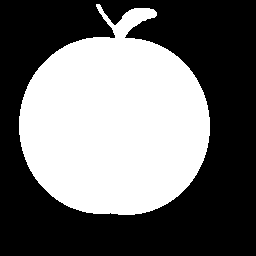
#> input picture Formes/apple-1.gif, 256 x 256 px
$ python generate_figures.py   (older library calls are emulated)
#> lines starting #> are read from the running program, lines starting #| are printed output that depends on the picture; after the words box and inside, x2 and y2 are one past the last pixel; in counts of white or black regions, pixels touching at a corner belong together
### visualize_results.py
"""
Visualization utilities for creating figures for the report.

This module provides functions to visualize features and results.
"""

import cv2
import numpy as np
import matplotlib.pyplot as plt
from pathlib import Path
import json
import os


def visualize_contour_extraction(image_path: str, output_path: str = None):
    """
    Visualize the contour extraction process.

    Args:
        image_path: Path to the image
        output_path: Optional path to save the figure
    """
#> called with image_path = 'Formes/apple-1.gif', output_path = 'figures/fig1_contour_apple.png'
    from feature_extraction.shape_features import find_largest_contour

    # Load image
    image = cv2.imread(image_path)
#> image is the input picture: shape (256, 256, 3); 43.2% white; 1 white region, box (x1, y1, x2, y2) and area: (19, 4, 210, 215) 28279
    if image is None:
        print(f"Failed to load image: {image_path}")
        return

    # Convert to grayscale
    gray = cv2.cvtColor(image, cv2.COLOR_BGR2GRAY)
#> gray: shape (256, 256); 43.2% white; 1 white region

    # Binary threshold
    _, binary = cv2.threshold(gray, 127, 255, cv2.THRESH_BINARY)

    # Find contour
    contour = find_largest_contour(image)
#> in find_largest_contour, `contours, _ = cv2.findContours(binary, cv2.RETR_EXTERNAL, cv2.CHAIN_AP..`: contours = 1 contour; box (x1, y1, x2, y2) and area: (19, 4, 210, 215) 27948
#> in find_largest_contour, `largest_contour = max(contours, key=len)`: largest_contour = contour of 661 points, box (x1, y1, x2, y2) (19, 4, 210, 215), area 27948
#> contour has the same summary as largest_contour in find_largest_contour

    # Create visualization
    fig, axes = plt.subplots(1, 4, figsize=(16, 4))

    # Original
    axes[0].imshow(cv2.cvtColor(image, cv2.COLOR_BGR2RGB))
    axes[0].set_title('Original Image')
    axes[0].axis('off')

    # Grayscale
    axes[1].imshow(gray, cmap='gray')
    axes[1].set_title('Grayscale')
    axes[1].axis('off')

    # Binary
    axes[2].imshow(binary, cmap='gray')
    axes[2].set_title('Binary Threshold')
    axes[2].axis('off')

    # Contour
    contour_img = image.copy()
    if contour is not None:
        cv2.drawContours(contour_img, [contour], -1, (0, 255, 0), 2)
#> contour_img: shape (256, 256, 3); 3.87% of pixels changed, all inside (x1, y1, x2, y2) = (18, 3, 211, 216)
    axes[3].imshow(cv2.cvtColor(contour_img, cv2.COLOR_BGR2RGB))
    axes[3].set_title(f'Extracted Contour\n({len(contour) if contour is not None else 0} points)')
    axes[3].axis('off')

    plt.tight_layout()

    if output_path:
        plt.savefig(output_path, dpi=150, bbox_inches='tight')
#> call 2 of visualize_contour_extraction, with image_path = 'Formes/bell-1.gif', output_path = 'figures/fig2_contour_bell.png'
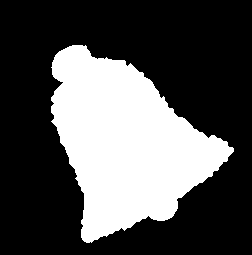
#> input picture Formes/bell-1.gif, 252 x 255 px
#> in visualize_contour_extraction, image is the input picture: shape (255, 252, 3); values 0 (black) and 250 (white), 31.9% white; 1 white region, box (x1, y1, x2, y2) and area: (51, 45, 234, 243) 20495
#> in visualize_contour_extraction (call 2), `_, binary = cv2.threshold(gray, 127, 255, cv2.THRESH_BINARY)`: binary: shape (255, 252); 31.9% white; 1 white region
#> in find_largest_contour (call 2), `contours, _ = cv2.findContours(binary, cv2.RETR_EXTERNAL, cv2.CHAIN_AP..`: contours = 1 contour; box (x1, y1, x2, y2) and area: (51, 45, 234, 243) 20208
#> in visualize_contour_extraction (call 2), `contour = find_largest_contour(image)`: contour = contour of 573 points, box (x1, y1, x2, y2) (51, 45, 234, 243), area 20208
#> in visualize_contour_extraction (call 2), `cv2.drawContours(contour_img, [contour], -1, (0, 255, 0), 2)`: contour_img: shape (255, 252, 3); 3.52% of pixels changed, all inside (x1, y1, x2, y2) = (50, 44, 235, 244)
#> call 3 of visualize_contour_extraction, with image_path = 'Formes/bird-7.gif', output_path = 'figures/fig3_contour_bird.png'
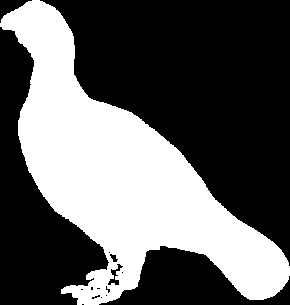
#> input picture Formes/bird-7.gif, 290 x 305 px
#> in visualize_contour_extraction, image is the input picture: shape (305, 290, 3); 38% white; 1 white region, box (x1, y1, x2, y2) and area: (0, 0, 290, 305) 33577
#> in visualize_contour_extraction (call 3), `gray = cv2.cvtColor(image, cv2.COLOR_BGR2GRAY)`: gray: shape (305, 290); 38% white; 1 white region
#> in find_largest_contour (call 3), `contours, _ = cv2.findContours(binary, cv2.RETR_EXTERNAL, cv2.CHAIN_AP..`: contours = 1 contour; box (x1, y1, x2, y2) and area: (0, 0, 290, 305) 33240
#> in visualize_contour_extraction (call 3), `contour = find_largest_contour(image)`: contour = contour of 1033 points, box (x1, y1, x2, y2) (0, 0, 290, 305), area 33240
#> in visualize_contour_extraction (call 3), `cv2.drawContours(contour_img, [contour], -1, (0, 255, 0), 2)`:
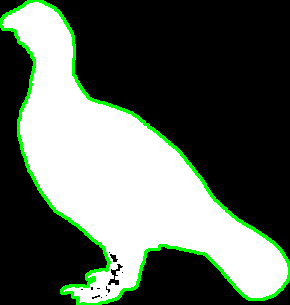
#> contour_img: shape (305, 290, 3); 4.37% of pixels changed, all inside (x1, y1, x2, y2) = (0, 0, 290, 305)
        print(f"Saved to {output_path}")

    plt.show()


def visualize_gabor_filters(image_path: str, output_path: str = None):
    """
    Visualize Gabor filter responses.

    Args:
        image_path: Path to the image
        output_path: Optional path to save the figure
    """
#> called with image_path = 'Textures/Im01.jpg', output_path = 'figures/fig4_gabor_texture.png'
    from feature_extraction.texture_features import create_gabor_kernels

    # Load image
    image = cv2.imread(image_path, cv2.IMREAD_GRAYSCALE)
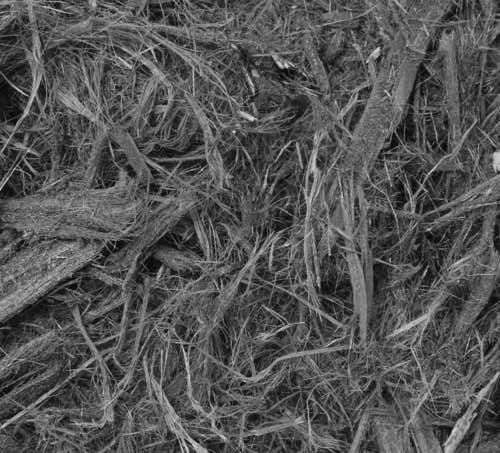
#> input picture Textures/Im01.jpg, 500 x 453 px
#> image is the input picture: shape (453, 500); min 0, max 218, mean 84.1
    if image is None:
        print(f"Failed to load image: {image_path}")
        return

    image = image.astype(np.float32) / 255.0

    # Create kernels
    kernels = create_gabor_kernels()

    # Apply filters
    num_kernels = min(12, len(kernels))  # Show first 12
    fig, axes = plt.subplots(3, 4, figsize=(16, 12))
    axes = axes.flatten()

    for i in range(num_kernels):
        filtered = cv2.filter2D(image, cv2.CV_32F, kernels[i])
        axes[i].imshow(filtered, cmap='gray')
        axes[i].set_title(f'Gabor Filter {i+1}')
        axes[i].axis('off')

    plt.suptitle('Gabor Filter Responses', fontsize=16, fontweight='bold')
    plt.tight_layout()

    if output_path:
        plt.savefig(output_path, dpi=150, bbox_inches='tight')
#> call 2 of visualize_gabor_filters, with image_path = 'Textures/Im15.jpg', output_path = 'figures/fig5_gabor_texture2.png'
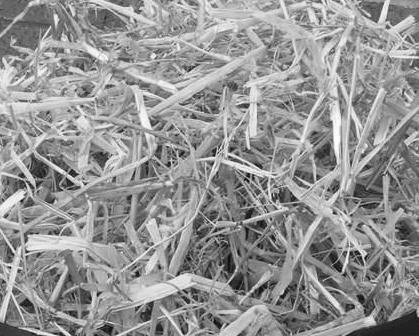
#> input picture Textures/Im15.jpg, 419 x 336 px
#> in visualize_gabor_filters, image is the input picture: shape (336, 419); min 5, max 255, mean 147.8
#> the loop in visualize_gabor_filters (call 2), `for i in range(num_kernels):` made 12 passes
#> pass 1, in visualize_gabor_filters (call 2), `filtered = cv2.filter2D(image, cv2.CV_32F, kernels[i])`:
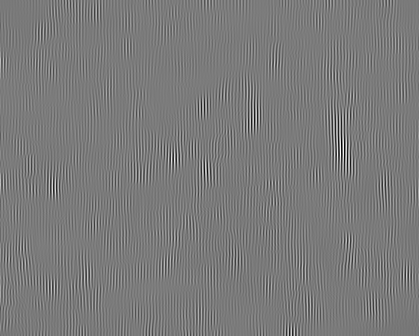
#> filtered: shape (336, 419) float32; min -4.04, max 4.65, mean 0.156; drawn with min black and max white
#> in visualize_gabor_filters (call 2), `plt.savefig(output_path, dpi=150, bbox_inches='tight')`:
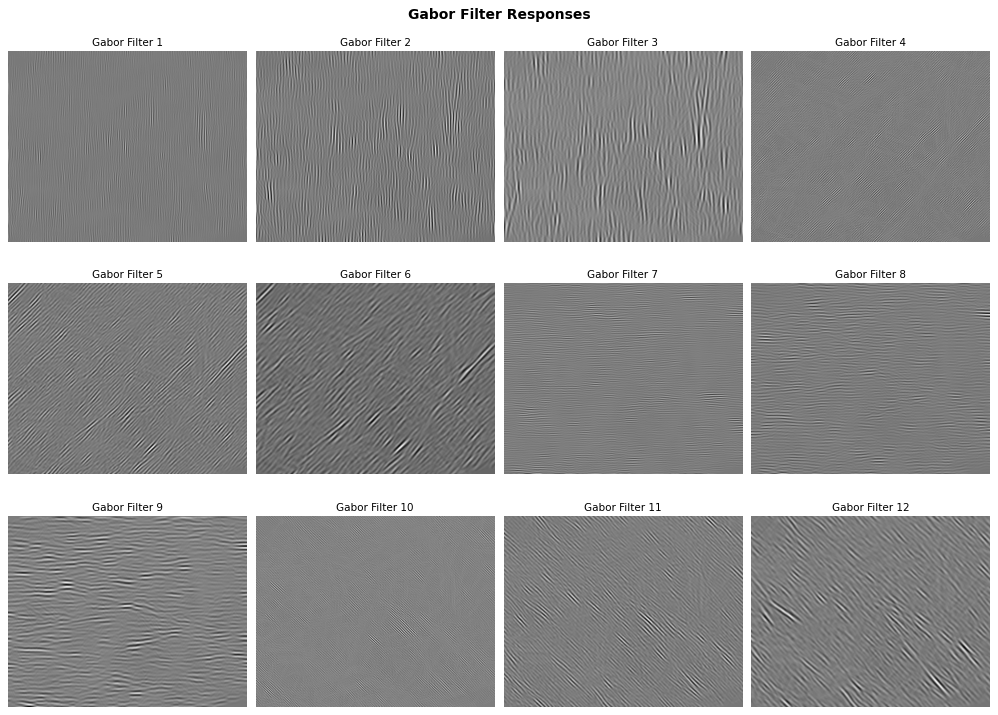
#> figure drawn by matplotlib, 12 panels
        print(f"Saved to {output_path}")

    plt.show()


def visualize_feature_comparison(json_paths: list, feature_type: str = 'all'):
    """
    Compare features across multiple images.

    Args:
        json_paths: List of paths to JSON feature files
        feature_type: 'shape', 'texture', or 'all'
    """
#> called with feature_type = 'shape'
    features_list = []
    names = []

    for json_path in json_paths:
        with open(json_path, 'r') as f:
            data = json.load(f)
            features_list.append(data)
            names.append(Path(json_path).stem)

    if feature_type == 'shape' or feature_type == 'all':
        # Plot Fourier descriptors
        fig, ax = plt.subplots(figsize=(12, 6))

        for features, name in zip(features_list, names):
            fourier = features['shape_features']['fourier_descriptors']
            ax.plot(fourier, marker='o', label=name, linewidth=2)

        ax.set_xlabel('Coefficient Index')
        ax.set_ylabel('Magnitude')
        ax.set_title('Fourier Descriptors Comparison')
        ax.legend()
        ax.grid(True, alpha=0.3)
        plt.tight_layout()
        plt.show()

        # Plot direction histograms
        fig, ax = plt.subplots(figsize=(12, 6))

        x = np.arange(8)
        width = 0.15

        for i, (features, name) in enumerate(zip(features_list, names)):
            direction_hist = features['shape_features']['direction_histogram']
            ax.bar(x + i * width, direction_hist, width, label=name)

        ax.set_xlabel('Direction Bin')
        ax.set_ylabel('Normalized Frequency')
        ax.set_title('Contour Direction Histogram Comparison')
        ax.set_xticks(x + width * len(features_list) / 2)
        ax.set_xticklabels(['0°', '45°', '90°', '135°', '180°', '225°', '270°', '315°'])
        ax.legend()
        ax.grid(True, alpha=0.3, axis='y')
        plt.tight_layout()
        plt.show()

    if feature_type == 'texture' or feature_type == 'all':
        # Plot Tamura features
        fig, axes = plt.subplots(1, 3, figsize=(15, 4))

        tamura_features = ['tamura_coarseness', 'tamura_contrast', 'tamura_directionality']
        titles = ['Coarseness', 'Contrast', 'Directionality']

        for ax, feature_name, title in zip(axes, tamura_features, titles):
            values = [f['texture_features'][feature_name] for f in features_list]
            ax.bar(names, values, color='steelblue')
            ax.set_title(f'Tamura {title}')
            ax.set_ylabel('Value')
            ax.tick_params(axis='x', rotation=45)
            ax.grid(True, alpha=0.3, axis='y')

        plt.tight_layout()
        plt.show()


# [128 lines left out: functions plot_distance_matrix, create_retrieval_result_figure, not called in this run]


# [12 lines that do not run on import are left out]

### feature_extraction/shape_features.py
"""
Shape Feature Extraction Module

This module implements shape-based descriptors:
1. Fourier Transform Coefficients on contours
2. Histogram of Contour Directions
"""

import cv2
import numpy as np
from typing import Dict, Tuple, Optional


def find_largest_contour(image: np.ndarray) -> Optional[np.ndarray]:
    """
    Find the contour with the most points in the image.

    Args:
        image: Input image (grayscale or color)

    Returns:
        The largest contour or None if no contours found
    """
    # Convert to grayscale if needed
    if len(image.shape) == 3:
        gray = cv2.cvtColor(image, cv2.COLOR_BGR2GRAY)
    else:
        gray = image.copy()

    # Apply binary threshold
    _, binary = cv2.threshold(gray, 127, 255, cv2.THRESH_BINARY)

    # Find contours
    contours, _ = cv2.findContours(binary, cv2.RETR_EXTERNAL, cv2.CHAIN_APPROX_NONE)

    if not contours:
        return None

    # Return contour with most points
    largest_contour = max(contours, key=len)
    return largest_contour


# [119 lines left out: functions compute_fourier_descriptors, compute_contour_direction_histogram, extract_shape_features, not called in this run]


# [16 lines that do not run on import are left out]

### feature_extraction/texture_features.py
"""
Texture Feature Extraction Module

This module implements texture-based descriptors:
1. Gabor Filters (multiple orientations and scales)
2. Tamura Features (coarseness, contrast, directionality)
"""

import cv2
import numpy as np
from typing import Dict, List, Tuple
from scipy import ndimage


def create_gabor_kernels(ksize: int = 21,
                        orientations: List[float] = None,
                        scales: List[float] = None) -> List[np.ndarray]:
    """
    Create a bank of Gabor filter kernels.

    Args:
        ksize: Kernel size
        orientations: List of orientations in degrees (default: [0, 45, 90, 135])
        scales: List of scales (wavelengths) for the filters

    Returns:
        List of Gabor kernels
    """
    if orientations is None:
        orientations = [0, 45, 90, 135]

    if scales is None:
        scales = [3, 5, 7]

    kernels = []
    for theta in orientations:
        theta_rad = np.deg2rad(theta)
        for lambd in scales:
            kernel = cv2.getGaborKernel(
                (ksize, ksize),
                sigma=5.0,
                theta=theta_rad,
                lambd=lambd,
                gamma=0.5,
                psi=0
            )
            kernels.append(kernel)

    return kernels


# [263 lines left out: functions extract_gabor_features, compute_tamura_coarseness, compute_tamura_contrast, compute_tamura_directionality, extract_tamura_features, extract_texture_features, not called in this run]


# [15 lines that do not run on import are left out]

### generate_figures.py
"""
Generate all figures for the report.

This script creates visualizations that you can include in your report.
Make sure to create a 'figures' folder first, or the script will create it.
"""

import os
from visualize_results import *

# Create figures folder if it doesn't exist
if not os.path.exists('figures'):
    os.makedirs('figures')
    print("Created 'figures' folder")

print("=" * 70)
print("GENERATING FIGURES FOR REPORT")
print("=" * 70)

try:
    # Figure 1: Contour extraction process - Apple
    print("\n[1/9] Creating Figure 1: Contour Extraction (Apple)...")
    visualize_contour_extraction(
        'Formes/apple-1.gif',
        'figures/fig1_contour_apple.png'
    )

    # Figure 2: Contour extraction process - Bell
    print("\n[2/9] Creating Figure 2: Contour Extraction (Bell)...")
    visualize_contour_extraction(
        'Formes/bell-1.gif',
        'figures/fig2_contour_bell.png'
    )

    # Figure 3: Contour extraction process - Bird
    print("\n[3/9] Creating Figure 3: Contour Extraction (Bird)...")
    visualize_contour_extraction(
        'Formes/bird-7.gif',
        'figures/fig3_contour_bird.png'
    )

    # Figure 4: Gabor filters on texture
    print("\n[4/9] Creating Figure 4: Gabor Filters (Texture)...")
    visualize_gabor_filters(
        'Textures/Im01.jpg',
        'figures/fig4_gabor_texture.png'
    )

    # Figure 5: Gabor filters on another texture
    print("\n[5/9] Creating Figure 5: Gabor Filters (Another Texture)...")
    visualize_gabor_filters(
        'Textures/Im15.jpg',
        'figures/fig5_gabor_texture2.png'
    )

    # Figure 6: Shape feature comparison
    print("\n[6/9] Creating Figure 6: Shape Feature Comparison...")
    print("Please screenshot the matplotlib window that appears!")
    visualize_feature_comparison([
        'Formes/apple-1.json',
        'Formes/bell-1.json',
        'Formes/bird-7.json'
    ], feature_type='shape')

    # Figure 7: Texture feature comparison
    print("\n[7/9] Creating Figure 7: Texture Feature Comparison...")
    print("Please screenshot the matplotlib window that appears!")
    visualize_feature_comparison([
        'Textures/Im01.json',
        'Textures/Im10.json',
        'Textures/Im20.json'
    ], feature_type='texture')

    # Figure 8: Distance matrix for shapes
    print("\n[8/9] Creating Figure 8: Distance Matrix (Shapes)...")
    print("Please screenshot the matplotlib window that appears!")
    plot_distance_matrix('Formes', max_images=15)

    # Figure 9: Distance matrix for textures
    print("\n[9/9] Creating Figure 9: Distance Matrix (Textures)...")
    print("Please screenshot the matplotlib window that appears!")
    plot_distance_matrix('Textures', max_images=15)

    print("\n" + "=" * 70)
    print("✓ ALL FIGURES GENERATED SUCCESSFULLY!")
    print("=" * 70)
    print("\nGenerated files in 'figures/' folder:")
    print("  - fig1_contour_apple.png")
    print("  - fig2_contour_bell.png")
    print("  - fig3_contour_bird.png")
    print("  - fig4_gabor_texture.png")
    print("  - fig5_gabor_texture2.png")
    print("\nInteractive figures displayed (screenshot them!):")
    print("  - Figure 6: Shape Feature Comparison")
    print("  - Figure 7: Texture Feature Comparison")
    print("  - Figure 8: Distance Matrix (Shapes)")
    print("  - Figure 9: Distance Matrix (Textures)")
    print("\nYou can now include these figures in your report!")

except FileNotFoundError as e:
    print(f"\n✗ Error: File not found - {e}")
    print("Make sure you have run feature extraction first:")
    print("  python a_extract_features.py --folder Formes")
    print("  python a_extract_features.py --folder Textures")

except Exception as e:
    print(f"\n✗ Error: {e}")
    import traceback
    traceback.print_exc()
